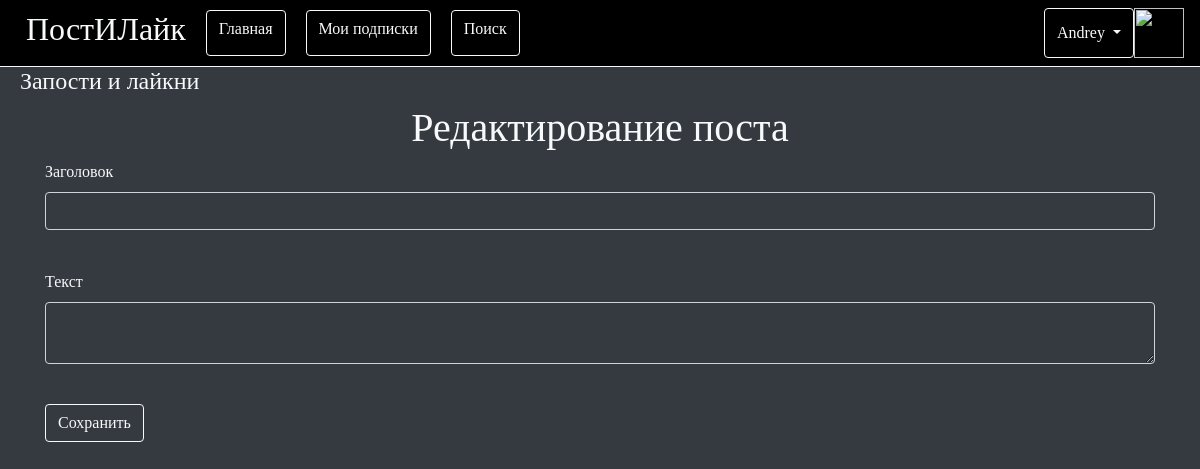
The page /edit_post/1 (signed in) on the database as committed earlier.
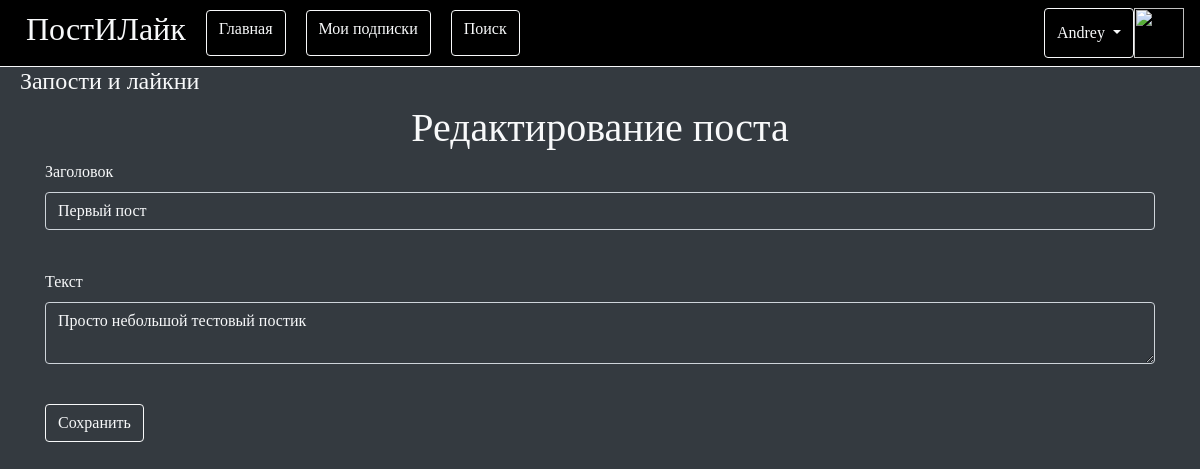
The same page on the database as committed later.
### data/users.py (models this page shows, shortened)
class User(SqlAlchemyBase, UserMixin, SerializerMixin):
    __tablename__ = 'users'
    id = sqlalchemy.Column(sqlalchemy.Integer, primary_key=True, autoincrement=True)
    login = sqlalchemy.Column(sqlalchemy.String)
    hashed_password = sqlalchemy.Column(sqlalchemy.String)
    registration_date = sqlalchemy.Column(sqlalchemy.DateTime)
    description = sqlalchemy.Column(sqlalchemy.String, default='')
    posts = orm.relation("Post", back_populates='author')
    liked_posts = orm.relation("Post", back_populates='liked_users')
    subscriptions = orm.relation(
        'User',
        secondary=subscriptions_list_table,
        primaryjoin=(subscriptions_list_table.c.user_id == id),
        secondaryjoin=(subscriptions_list_table.c.subscription_id == id),
        lazy='dynamic'
    )
    requested_subscriptions = orm.relation(
        'User',
        secondary=requested_subscriptions_list_table,
        primaryjoin=(requested_subscriptions_list_table.c.user_id == id),
        secondaryjoin=(requested_subscriptions_list_table.c.requested_user_id == id),
        lazy='dynamic'
    )
    subscribers = orm.relation(
        'User',
        secondary=subscribers_list_table,
        primaryjoin=(subscribers_list_table.c.user_id == id),
        secondaryjoin=(subscribers_list_table.c.subscriber_id == id),
        lazy='dynamic'
    )
    requested_subscribers = orm.relation(
        'User',
        secondary=requested_subscribers_list_table,
        primaryjoin=(requested_subscribers_list_table.c.user_id == id),
        secondaryjoin=(requested_subscribers_list_table.c.subscriber_id == id),
        lazy='dynamic'
    )
    private_account = sqlalchemy.Column(sqlalchemy.Boolean, default=False)
    avatar_photo_id = sqlalchemy.Column(sqlalchemy.Integer, default=0)

### data/post.py (models this page shows)
class Post(SqlAlchemyBase, SerializerMixin):
    __tablename__ = 'posts'
    id = sqlalchemy.Column(sqlalchemy.Integer, primary_key=True, autoincrement=True)
    author_id = sqlalchemy.Column(sqlalchemy.Integer,
                                  sqlalchemy.ForeignKey("users.id"))
    author = orm.relation('User')
    title = sqlalchemy.Column(sqlalchemy.String)
    text = sqlalchemy.Column(sqlalchemy.String)
    creating_date = sqlalchemy.Column(sqlalchemy.DateTime)
    editing_date = sqlalchemy.Column(sqlalchemy.DateTime)
    creating_date_norm_view = sqlalchemy.Column(sqlalchemy.String)
    editing_date_norm_view = sqlalchemy.Column(sqlalchemy.String)
    liked_users = orm.relation('User', secondary='liked_users_table')

### main.py (the view, shortened to what this page needs)
@app.route('/edit_post/<int:post_id>', methods=['GET', 'POST'])
@login_required
def edit_post(post_id):
    args = dict(request.args)
    session = db_session.create_session()
    post = session.query(Post).filter(Post.id == post_id).first()
    form = EditPostForm(obj=post)
    return render_template('add_edit_post_page.html', form=form, add=False)

### forms.py
class EditPostForm(FlaskForm):
    title = StringField('Заголовок')
    text = TextAreaField('Текст', validators=[DataRequired(message='Поле не заполнено')])
    submit = SubmitField('Сохранить')

### data/db_session.py (called while the page is built)
def create_session() -> Session:
    global __factory
    return __factory()

### main.py (called while the page is built)
@login_manager.user_loader
def load_user(user_id):
    session = db_session.create_session()
    return session.query(User).get(user_id)

### templates/add_edit_post_page.html (shortened to what this page needs)
{% extends "base.html" %}
{% block content %}
{% if add %}
<h1 class="text-light" align="center">Создание поста</h1>
{% else %}
<h1 class="text-light" align="center">Редактирование поста</h1>
{% endif %}
<form action="" method="post" novalidate>
    {% for field in form if field.name != 'csrf_token' and field.name != 'submit' and field.name != 'remember_me' %}
        <p class="text-light">
            {{ field.label }}<br>
            {{ field(class="form-control bg-dark text-light") }}<br>
        </p>
    {% endfor %}
    <p>{{ form.submit(type="submit", class="btn btn-outline-light") }}</p>
</form>
{% endblock %}

### templates/base.html (shortened to what this page needs)
<!DOCTYPE html>
<html lang="en">
<head>
    <link rel="stylesheet"
          href="https://stackpath.bootstrapcdn.com/bootstrap/4.4.1/css/bootstrap.min.css"
>
</head>
<body class="bg-dark" style="font-family:'Comic Sans MS', cursive">
    <nav class="navbar border-bottom border-light" style="background-color: black">
        <div class="row">
            <a href="/" style="text-decoration: none; margin-left: 25px"><h2 class="text-light">ПостИЛайк</h2></a>
        {% if current_user.is_authenticated %}
            <a href="/" class="btn btn-outline-light" style="margin-left: 20px">Главная</a>
            <a href="/my_subscriptions" class="btn btn-outline-light" style="margin-left: 20px">Мои подписки</a>
            <a href="/search" class="btn btn-outline-light" style="margin-left: 20px">Поиск</a>
        </div>
        <div class="btn-group">
            <button type="button" class="btn btn-outline-light dropdown-toggle" data-toggle="dropdown" aria-haspopup="true" aria-expanded="false">
                {{ current_user.login }}
            </button>
            <a href="/user/{{ current_user.id }}/1"><img width="50px" height="50px" src="/static/img/{{ current_user.avatar_photo_id }}.jpg"></a>
        </div>
        {% else %}
        </div>
        <p>
            <a class="btn btn-outline-light" href="/register">Зарегистрироваться</a>
            <a class="btn btn-outline-light" href="/login">Войти</a>
        </p>
        {% endif %}
    </nav>
    <h4 class="text-light" style="margin-left: 20px">Запости и лайкни</h4>
    <main role="main" class="container">
        {% block content %}{% endblock %}
    </main>
</body>
</html>

Rows that differ between the two databases and show on the page:
added Post: title "Первый пост" "Просто небольшой тестовый постик"
